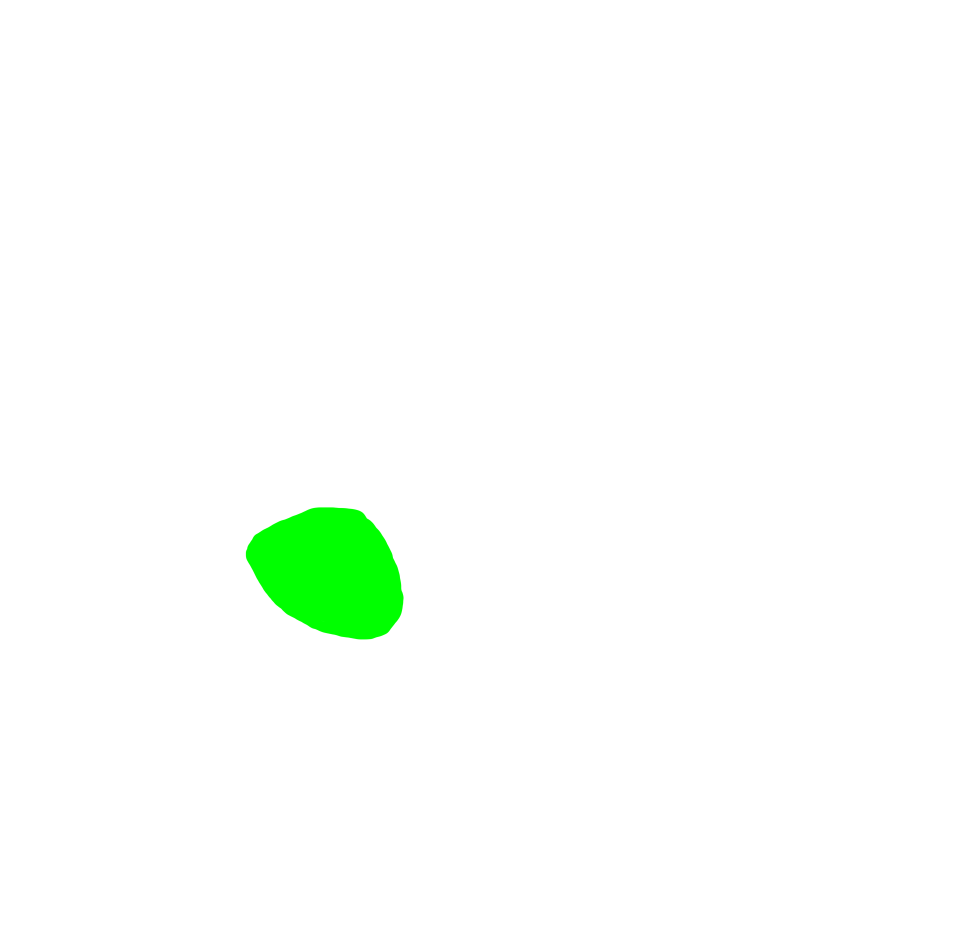
#> input picture Dev/src/postprocess/coeur4.png, 2874 x 2840 px, found by its file name (shown at 1/3 size)
$ python coeur.py
#> lines starting #> are read from the running program, lines starting #| are printed output that depends on the picture; after the words box and inside, x2 and y2 are one past the last pixel; in counts of white or black regions, pixels touching at a corner belong together; long printed decimals are rounded
### Dev/src/postprocess/utils.py
from sys import platform
import numpy as np
from PIL import Image
from matplotlib import pyplot as plt
from numpy.linalg import norm
from scipy.ndimage.measurements import center_of_mass
from os.path import join, dirname
import pathlib
import cv2
import math


# Calcul de la distance barycentre d'une vtb et droite de
# direction d'un processus passant par barycentre du processus
# [77 lines left out: functions distance_vtb_prc, distance_matrix, pair_matrix, generate_plot, not called in this run]


# Obtention de la direction d'un blob de pixels
# source : https://alyssaq.github.io/2015/computing-the-axes-or-orientation-of-a-blob/
# explication : https://en.wikipedia.org/wiki/Image_moment
def get_direction(pixels):
    y, x = np.nonzero(pixels)
    coords = np.vstack([x, y])
    cov = np.cov(coords)
    evalues, evectors = np.linalg.eig(cov)
    sort_indices = np.argsort(evalues)[::-1]
    x_v1, y_v1 = evectors[:, sort_indices[0]]
    y_c, x_c = center_of_mass(pixels)
    x_v2, y_v2 = evectors[:, sort_indices[1]]
    center = np.asarray((x_c, y_c))
    direction1 = np.asarray((x_v1, y_v1))
    direction2 = np.asarray((x_v2, y_v2))
    return center, direction1, direction2


# Chargement et conversion d'image RGBA -> noir et blanc
def load_image(filename):

#> called with filename = 'coeur4.png'
    if platform.startswith("win32"):
        current_directory = '\\'.join(dirname(__file__).split('\\')[:-1])
        print("Current directory: {}".format(join(current_directory)))
        file_loaded = join(current_directory, filename)
    elif platform.startswith("linux") or platform.startswith("cygwin"):
        current_directory = '/'.join(dirname(__file__).split('/')[:-1])
        print("Current directory: {}".format(join(current_directory)))
        file_loaded = join(current_directory, filename)
    elif platform.startswith("darwin"):
        print("Not for MacOs sorry. You can adapt the code here")


    image = Image.open(file_loaded)
#> image is the input picture: PIL image 2874x2840 RGBA; mean R, G, B, A 1.3, 5.9, 1.3, 4.3
    image.load()
    background = Image.new("RGB", image.size, (255, 255, 255))
#> background: PIL image 2874x2840 RGB; every value is 255
    background.paste(image, mask=image.split()[3])
    image = background
    image = image.convert('L')
#> image: PIL image 2874x2840 L
    image = image.point(lambda x: 255 if x < 255 else 0, '1')
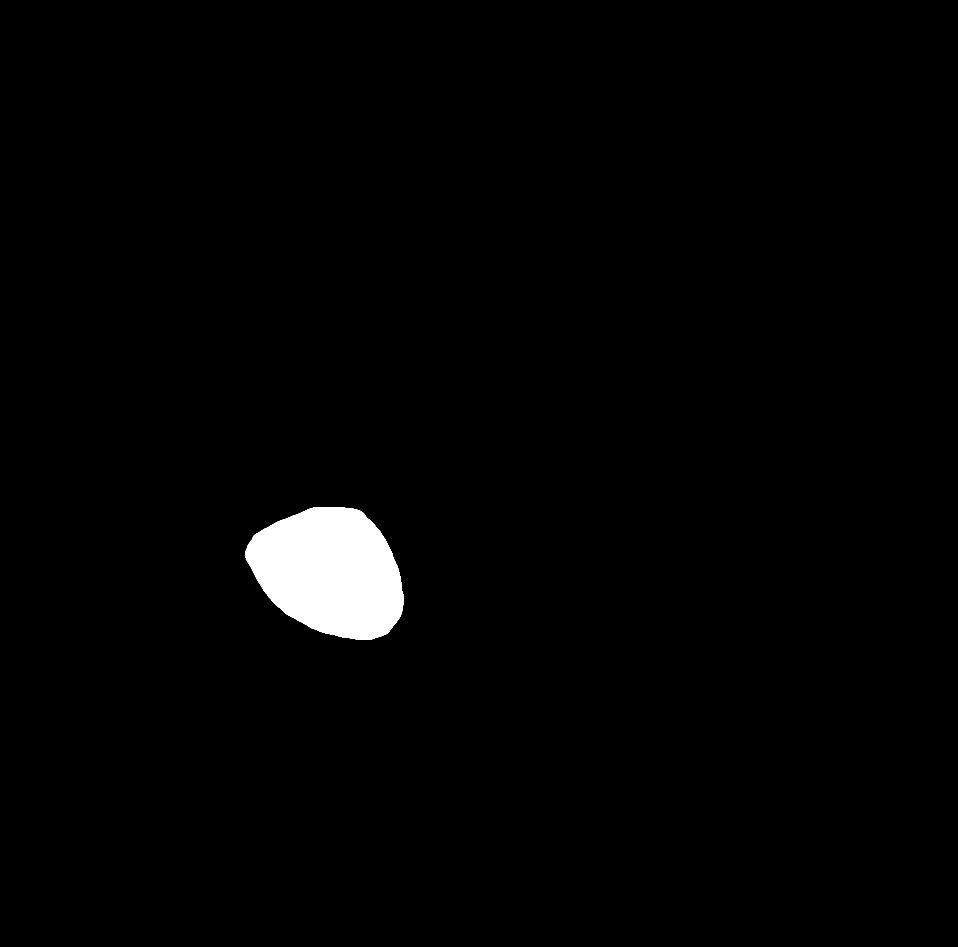
#> image: PIL image 2874x2840 1 (shown at 1/3 size); 1.7% white; 1 white region, box (x1, y1, x2, y2) and area: (736, 1521, 1212, 1919) 138830
    image = np.array(image)
    return image


# Calcul de distance euclidienne entre deux points
def distance_euclidienne(p1, p2):
    return np.linalg.norm(np.subtract(p1, p2))


# source : https://github.com/encukou/bresenham/blob/master/bresenham.py
# explication : https://fr.wikipedia.org/wiki/Algorithme_de_trac%C3%A9_de_segment_de_Bresenham
def bresenham(p0, p1, img, check_value, mode="normal"):
    x0, y0 = p0[0], p0[1]
    x1, y1 = p1[0], p1[1]

    dx = x1 - x0
    dy = y1 - y0

    xsign = 1 if dx > 0 else -1
    ysign = 1 if dy > 0 else -1

    dx = abs(dx)
    dy = abs(dy)

    if dx > dy:
        xx, xy, yx, yy = xsign, 0, 0, ysign
    else:
        dx, dy = dy, dx
        xx, xy, yx, yy = 0, ysign, xsign, 0

    D = 2 * dy - dx
    y = 0
    new_x, new_y = 0, 0

    list_coor = []

    for x in range(dx + 1):
        new_x, new_y = x0 + x * xx + y * yx, y0 + x * xy + y * yy
        if mode == "recup":
            list_coor.append([new_x, new_y])
        if img[new_y, new_x] == check_value:
            break
        if D >= 0:
            y += 1
            D -= 2 * dx
        D += 2 * dy

    if mode != "recup":
        return new_x, new_y
    else:
        return list_coor


# points : les deux points donnant la direction
# k : coef de proportionalité
# Donne des points en dehors du coeur pour application de l'algorithme de Bresenham
def get_far_points(points, k, origine=[]):
    x_coords, y_coords = zip(*points)
    dir = [x_coords[1] - x_coords[0], y_coords[1] - y_coords[0]]
    # x_coords [0] corresponds au cdg du coeur
    if origine == []:
        new_point = [int(x_coords[0] + dir[0] * k), int(y_coords[0] + dir[1] * k)]
    else:
        new_point = [int(origine[0] + dir[0] * k), int(origine[1] + dir[1] * k)]
    return new_point


# Algorithme reposant sur l'algotithme de bresenham
# Retourne l'axe le plus grand dans la direction (main_dir) donnée
# Balayage sur chaque axe les points du contour pour trouver la plus grande distance
def get_heart_axe(main_dir, perpendicular_dir, origine, img):
    # Choisir un point en dehors du coeur vers le quel se diriger pour trouver le contour
    far_perp_pt1 = get_far_points(perpendicular_dir, 1000)
    far_perp_pt2 = get_far_points(perpendicular_dir, -1000)
    arr1 = bresenham(origine, far_perp_pt1, img, check_value=False, mode="recup")
    arr2 = bresenham(origine, far_perp_pt2, img, check_value=False, mode="recup")
    max_dist1 = max_dist2 = 0
    axe1 = []
    axe2 = []

    for pt in arr1:

        far_pt11 = get_far_points(main_dir, 1000, origine=pt)
        far_pt12 = get_far_points(main_dir, -1000, origine=pt)
        mesure11 = bresenham(pt, far_pt11, img, check_value=False)
        mesure12 = bresenham(pt, far_pt12, img, check_value=False)
        dist1 = distance_euclidienne(mesure11, mesure12)
        if dist1 > max_dist1:
            max_dist1 = dist1
            axe1 = [mesure11, mesure12]

    for pt2 in arr2:

        far_pt21 = get_far_points(main_dir, 1000, origine=pt2)
        far_pt22 = get_far_points(main_dir, -1000, origine=pt2)
        mesure21 = bresenham(pt2, far_pt21, img, check_value=False)
        mesure22 = bresenham(pt2, far_pt22, img, check_value=False)
        dist2 = distance_euclidienne(mesure21, mesure22)

        if dist2 > max_dist2:
            axe2 = [mesure21, mesure22]
            max_dist2 = dist2

    dist1 = distance_euclidienne(axe1[0], axe1[1])
    dist2 = distance_euclidienne(axe2[0], axe2[1])

    if dist1 > dist2:
        return axe1
    else:
        return axe2

# Algorithme reposant sur les produits scalaires
# [75 lines left out: functions get_heart_axe_V2, get_points_of_heart, not called in this run]

### Dev/src/postprocess/coeur.py
import numpy as np
from .utils import *
from matplotlib import pyplot as plt
from scipy.ndimage.measurements import label
import time


def find_hrt_axes(hrt_filename="coeur2.png", plot=False):
    hrt_image = load_image(hrt_filename)

    hrt_labeled, hrt_components = label(hrt_image)
#> hrt_components = 1

    hrt_array = list()
    hrt_direction = list()

    # Récupération des directions et le barycentre  du blob de points
    for i in range(1, hrt_components + 1):
        centers, direction1, direction2 = get_direction(np.where(hrt_labeled != i, 0, hrt_labeled))
        directions = np.asarray((direction1[0], direction1[1], direction2[0], direction2[1]))
        hrt_array.append(centers)
        hrt_direction.append(directions)
#> this loop made 1 pass
#> (cov in get_direction, evalues in get_direction, evectors in get_direction, sort_indices in get_direction, x_v1 in get_direction, y_v1 in get_direction, y_c in get_direction, x_c in get_direction) on pass 1: ([[13379.3, 2732.4], [2732.4, 9912.3]], [14881.8, 8409.9], [[0.876, -0.482], [0.482, 0.876]], [0, 1], 0.876, 0.482, 1716.5, 989.5)
#> after the loop, hrt_array = [[989.5, 1716.5]]; hrt_direction = [[0.876, 0.482, -0.482, 0.876]]

    # coordonnées du barycentre du coeur
    hrt_x, hrt_y = zip(*hrt_array)
#> hrt_x = (989.5,); hrt_y = (1716.5,)
    cdg = [int(hrt_x[0]), int(hrt_y[0])]
#> cdg = [989, 1716]


    # Calcul axe de directions
    for i, dir in enumerate(hrt_direction):
        x = dir[0] + hrt_x[i]
        y = dir[1] + hrt_y[i]
        x2 = dir[2] + hrt_x[i]
        y2 = dir[3] + hrt_y[i]

        dir1_points = np.array([(hrt_x[i], hrt_y[i]), (x, y)])
        dir2_points = np.array([(hrt_x[i], hrt_y[i]), (x2, y2)])
#> this loop made 1 pass
#> (dir, x, y, x2, y2, dir1_points, dir2_points) on pass 1: ([0.876, 0.482, -0.482, 0.876], 990.4, 1717, 989, 1717.4, [[989.5, 1716.5], [990.4, 1717]], [[989.5, 1716.5], [989, 1717.4]])

    # Récupération des coordonnées des points formant le petit et grand axe
    # (utilisation de l'algorithme de bresenham)
    gaxe = get_heart_axe(dir1_points, dir2_points, cdg, hrt_image)
#> in get_far_points, `x_coords, y_coords = zip(*points)`: x_coords = (989.5, 989); y_coords = (1716.5, 1717.4)
#> in get_far_points, `dir = [x_coords[1] - x_coords[0], y_coords[1] - y_coords[0]]`: dir = [-0.482, 0.876]
#> in get_far_points, `new_point = [int(x_coords[0] + dir[0] * k), int(y_coords[0] + dir[1] *..`: new_point = [507, 2592]
#> in get_heart_axe, `far_perp_pt2 = get_far_points(perpendicular_dir, -1000)`: far_perp_pt2 = [1471, 840]
#> in bresenham, `x0, y0 = p0[0], p0[1]`: x0 = 989; y0 = 1716
#> in bresenham, `x1, y1 = p1[0], p1[1]`: x1 = 507; y1 = 2592
#> in bresenham, `dx = x1 - x0`: dx = -482
#> in bresenham, `dy = y1 - y0`: dy = 876
#> in bresenham, `xsign = 1 if dx > 0 else -1`: xsign = -1
#> in bresenham, `ysign = 1 if dy > 0 else -1`: ysign = 1
#> in bresenham, `dx = abs(dx)`: dx = 482
#> in bresenham, `dx, dy = dy, dx`: dx = 876; dy = 482
#> in bresenham, `xx, xy, yx, yy = 0, ysign, xsign, 0`: xx = 0; xy = 1; yx = -1; yy = 0
#> in bresenham, `D = 2 * dy - dx`: D = 88
#> the loop in bresenham, `for x in range(dx + 1):` made 153 passes
#> (new_x, D) on passes 1 to 12: (989, -700), (988, 264), (988, -524), (987, 440), (987, -348), (986, 616), (986, -172), (985, 792), (985, 4), (984, -784), (983, 180), (983, -608)
#> new_x on passes 62, 64, 66, 68, 71, 73: 955, 954, 953, 952, 950, 949
#> after the loop in bresenham, `for x in range(dx + 1):`: D = -552; list_coor = 153 pairs, first value 905 to 989, second value 1716 to 1868; y = 84
#> in get_heart_axe, `arr1 = bresenham(origine, far_perp_pt1, img, check_value=False, mode="..`: arr1 has the same summary as list_coor in bresenham
#> the loop in bresenham (call 2), `for x in range(dx + 1):` made 181 passes
#> (new_x, new_y, D) on passes 1 to 12: (989, 1716, -700), (990, 1715, 264), (990, 1714, -524), (991, 1713, 440), (991, 1712, -348), (992, 1711, 616), (992, 1710, -172), (993, 1709, 792), (993, 1708, 4), (994, 1707, -784), (995, 1706, 180), (995, 1705, -608)
#> (new_x, new_y) on passes 62, 64, 66, 67: (1023, 1655), (1024, 1653), (1025, 1651), (1025, 1650)
#> the loop in get_heart_axe, `for pt in arr1: ` made 153 passes
#> pt on passes 1 to 3: [989, 1716], [988, 1717], [988, 1718]
#> the loop in get_heart_axe, `for pt2 in arr2: ` made 181 passes
#> pt2 on passes 1 to 3: [989, 1716], [990, 1715], [990, 1714]
    paxe = get_heart_axe(dir2_points, dir1_points, cdg, hrt_image)
#> the loop in get_heart_axe (call 2), `for pt in arr1: ` made 218 passes
#> pt on passes 1 to 3: [989, 1716], [990, 1717], [991, 1717]
#> the loop in get_heart_axe (call 2), `for pt2 in arr2: ` made 217 passes
#> pt2 on passes 1 to 3: [989, 1716], [988, 1715], [987, 1715]

    # Récupération des coordonnées des points formant le petit et grand axe
    # (via calcul de produit scalaire, traitement théoriquement optimisé)
    # paxe, gaxe = get_heart_axe_V2(dir1_points,hrt_image, cdg)

    # calcul de la taille de ces axes
    ga_size = distance_euclidienne(gaxe[0], gaxe[1])
    pa_size = distance_euclidienne(paxe[0], paxe[1])

    # Affichage
    if plot:
        # Affichage du coeur et des axes
        mask_hrt = np.ma.masked_where(hrt_image <= 0, hrt_image)

        fig, ax = plt.subplots()
        # Affiche centre de gravité
        ax.scatter(hrt_x, hrt_y, marker="+", c='black')

        plt.imshow(mask_hrt)

        # affiche points des axes
        plt.scatter(gaxe[0][0], gaxe[0][1], c='green', marker='+', linewidth=3)
        plt.scatter(gaxe[1][0], gaxe[1][1], c='orange', marker='+', linewidth=3)
        plt.scatter(paxe[0][0], paxe[0][1], c='blue', marker='+', linewidth=3)
        plt.scatter(paxe[1][0], paxe[1][1], c='black', marker='+', linewidth=3)

        a = dir1_points[0][1] - dir1_points[1][1]
        b = dir1_points[0][0] - dir1_points[1][0]

        # Affiche les vecteurs sur matplotlib
        plt.quiver(cdg[0], cdg[1], a, b, color="green", scale=5)
        plt.quiver(cdg[0], cdg[1], -b, a, color="red", scale=5)
        plt.show()
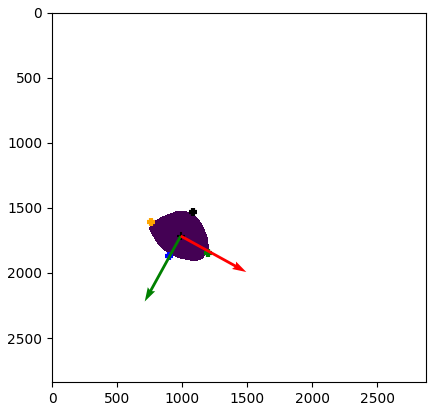
#> figure drawn by matplotlib, 1 panel

    return [ga_size, pa_size], [gaxe, paxe]


if __name__ == "__main__":
    start_time = time.time()
    h_f = "coeur4.png"
    hrt_axes, hrt_points = find_hrt_axes(hrt_filename=h_f, plot=True)
    print("Taille Grand Axe : \n", hrt_axes[0], "\nTaille Petit axe : \n", hrt_axes[1])
#| Taille Grand Axe :
#|  504.394
#| Taille Petit axe :
#|  379.971

    print("--- %s seconds ---" % (time.time() - start_time))

$ run again, with Dev/src/postprocess/process.png copied over Dev/src/postprocess/coeur4.png
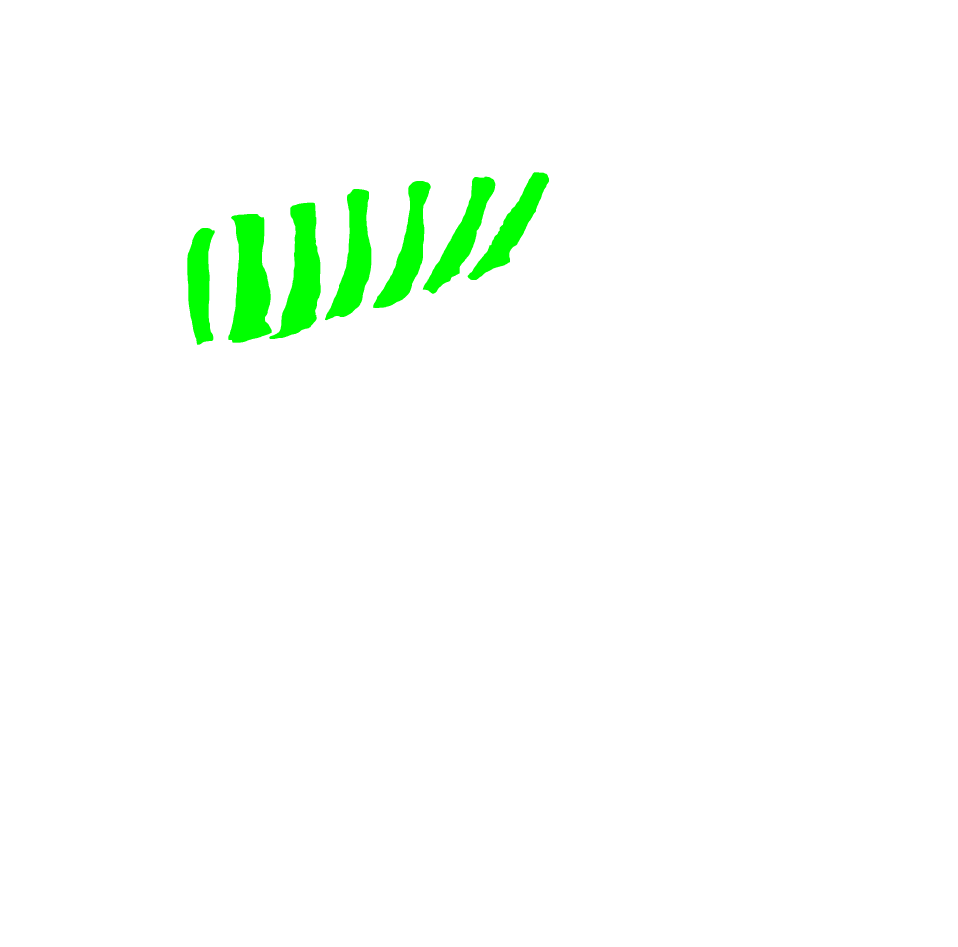
#> input picture Dev/src/postprocess/process.png, 2874 x 2840 px, found by its file name (shown at 1/3 size)
#> in load_image, image is the input picture: PIL image 2874x2840 RGBA; mean R, G, B, A 5.6, 17.5, 5.6, 5.6
#> in find_hrt_axes, `hrt_labeled, hrt_components = label(hrt_image)`:
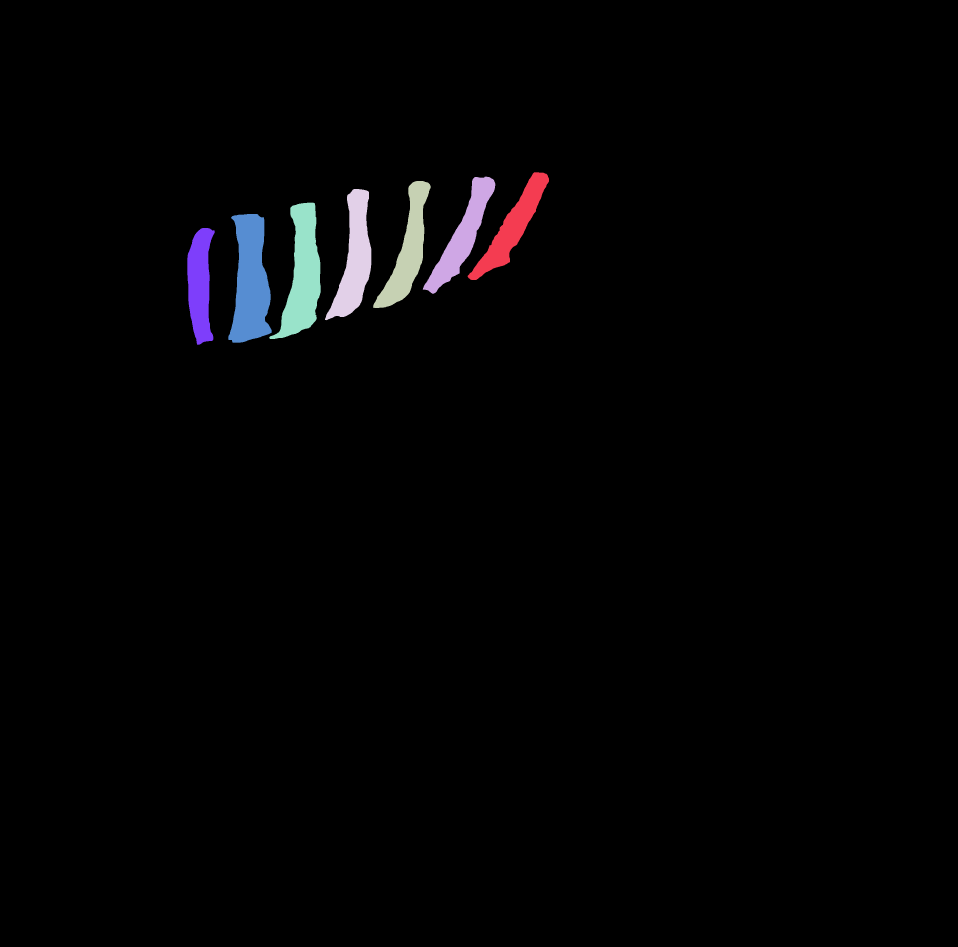
#> hrt_labeled: shape (2840, 2874) int32 (shown at 1/3 size); 8 distinct labels, from 0 to 7; one colour per label, 0 black
#> hrt_components = 7
#> the loop in find_hrt_axes, `for i in range(1, hrt_components + 1):` made 7 passes
#> (cov in get_direction, evalues in get_direction, evectors in get_direction, x_v1 in get_direction, y_v1 in get_direction, y_c in get_direction, x_c in get_direction, x_v2 in get_direction) on passes 1 to 3: ([[3170.1, -4475.3], [-4475.3, 7435.4]], [345.3, 10260.2], [[-0.846, 0.534], [-0.534, -0.846]], 0.534, -0.846, 680.9, 1537.1, -0.846), ([[2498.2, -4371.4], [-4371.4, 9323.7]], [365.1, 11456.8], [[-0.899, 0.439], [-0.439, -0.899]], 0.439, -0.899, 706.5, 1387.3, -0.899), ([[1279.7, -2987.4], [-2987.4, 11724]], [485.5, 12518.1], [[-0.966, 0.257], [-0.257, -0.966]], 0.257, -0.966, 750.1, 1223, -0.966)
#> after the loop in find_hrt_axes, `for i in range(1, hrt_components + 1):`: hrt_array = [[1537.1, 680.9], [1387.3, 706.5], [1223, 750.1], [1063.2, 774.9], [908, 822.5], [751.5, 844.1], [599.4, 853.7]]; hrt_direction = [[0.534, -0.846, -0.846, -0.534], [0.439, -0.899, -0.899, -0.439], [0.257, -0.966, -0.966, -0.257], [0.135, -0.991, -0.991, -0.135], [0.0892, -0.996, -0.996, -0.0892], [0.00337, -1, -1, -0.00337], [-0.0043, -1, -1, 0.0043]]
#> hrt_x = (1537.1, 1387.3, 1223, 1063.2, 908, 751.5, 599.4); hrt_y = (680.9, 706.5, 750.1, 774.9, 822.5, 844.1, 853.7)
#> cdg = [1537, 680]
#> the loop in find_hrt_axes, `for i, dir in enumerate(hrt_direction):` made 7 passes
#> (dir, x, y, x2, y2, dir1_points, dir2_points) on passes 1 to 3: ([0.534, -0.846, -0.846, -0.534], 1537.7, 680, 1536.3, 680.3, [[1537.1, 680.9], [1537.7, 680]], [[1537.1, 680.9], [1536.3, 680.3]]), ([0.439, -0.899, -0.899, -0.439], 1387.7, 705.6, 1386.4, 706.1, [[1387.3, 706.5], [1387.7, 705.6]], [[1387.3, 706.5], [1386.4, 706.1]]), ([0.257, -0.966, -0.966, -0.257], 1223.3, 749.1, 1222, 749.8, [[1223, 750.1], [1223.3, 749.1]], [[1223, 750.1], [1222, 749.8]])
#> x_coords = (599.4, 598.4); y_coords = (853.7, 853.7)
#> in get_far_points, `dir = [x_coords[1] - x_coords[0], y_coords[1] - y_coords[0]]`: dir = [-1, 0.0043]
#> in get_far_points, `new_point = [int(x_coords[0] + dir[0] * k), int(y_coords[0] + dir[1] *..`: new_point = [-400, 857]
#> far_perp_pt2 = [1599, 849]
#> x0 = 1537; y0 = 680
#> x1 = -400; y1 = 857
#> in bresenham, `dx = x1 - x0`: dx = -1937
#> in bresenham, `dy = y1 - y0`: dy = 177
#> xsign = -1
#> ysign = 1
#> in bresenham, `dx = abs(dx)`: dx = 1937
#> in bresenham, `xx, xy, yx, yy = xsign, 0, 0, ysign`: xx = -1; xy = 0; yy = 1
#> in bresenham, `D = 2 * dy - dx`: D = -1583
#> the loop in bresenham, `for x in range(dx + 1):` made 40 passes
#> (new_x, new_y, D) on passes 1 to 8: (1537, 680, -1229), (1536, 680, -875), (1535, 680, -521), (1534, 680, -167), (1533, 680, 187), (1532, 680, -3333), (1531, 681, -2979), (1530, 681, -2625)
#> after the loop in bresenham, `for x in range(dx + 1):`: D = -3273; list_coor = 40 pairs, first value 1498 to 1537, second value 680 to 684; y = 4
#> arr1 has the same summary as list_coor in bresenham
#> the loop in bresenham (call 2), `for x in range(dx + 1):` made 48 passes
#> (new_x, D) on passes 1 to 8: (1537, 79), (1537, -135), (1538, -11), (1538, 113), (1538, -101), (1539, 23), (1539, -191), (1540, -67)
#> arr2 = 48 pairs, first value 1537 to 1554, second value 680 to 727
#> the loop in get_heart_axe, `for pt in arr1: ` made 40 passes
#> (pt, far_pt11) on pass 1: ([1537, 680], [1532, -319])
#> the loop in get_heart_axe, `for pt2 in arr2: ` made 48 passes
#> pt2 on passes 1 to 8: [1537, 680], [1537, 681], [1538, 682], [1538, 683], [1538, 684], [1539, 685], [1539, 686], [1540, 687]
#> the loop in get_heart_axe (call 2), `for pt in arr1: ` made 26 passes
#> pt on passes 1 to 8: [1537, 680], [1536, 679], [1535, 678], [1534, 677], [1533, 676], [1532, 676], [1531, 675], [1530, 674]
#> the loop in get_heart_axe (call 2), `for pt2 in arr2: ` made 160 passes
#> pt2 on passes 1 to 3: [1537, 680], [1536, 681], [1535, 682]
#> in find_hrt_axes, `plt.show()`:
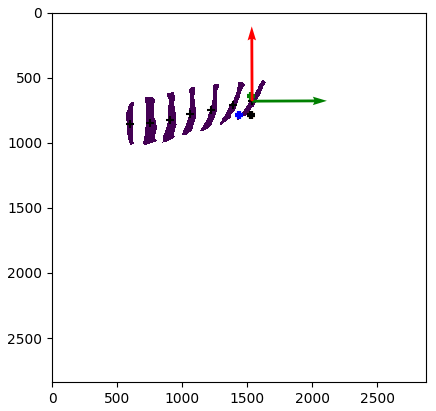
#> figure drawn by matplotlib, 1 panel
#| Taille Grand Axe :
#|  150.0
#| Taille Petit axe :
#|  96.0
